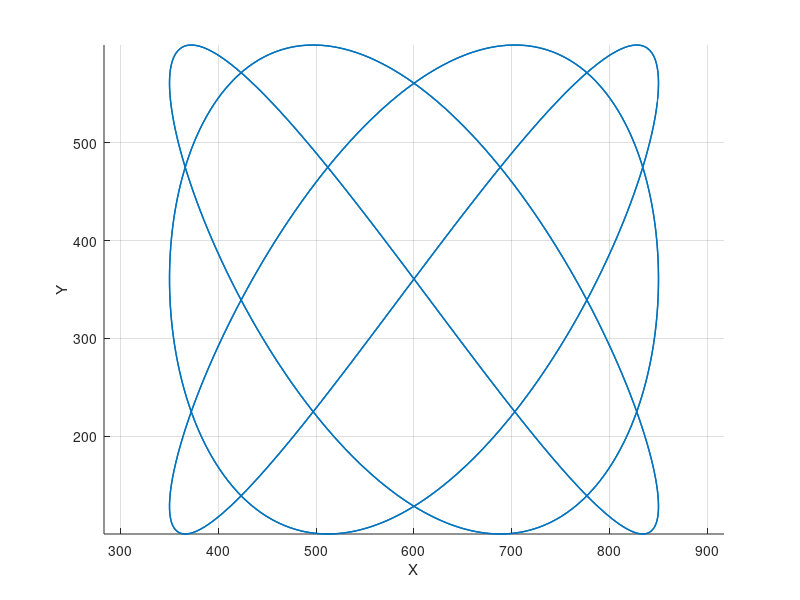

MATLAB code for this plot: (Note: this script raises an error after producing the figure.)
%% plot the desired paths
figure; axis equal; set(gcf,'color','w'); hold on; grid on; axis equal;
view(0,90);
xlabel('X'); ylabel('Y'); zlabel('Z')
hAxes = gca;

% desired path: projected trefoil knot
th = 0: 0.01: 4*pi;
height = 0;
gain=1; nx=3; ny=4; nz=7; betax=0.1; betay=0.7; betaz=0;
x = 250*cos(gain*nx*th+betax)+600;
y = 250*cos(gain*ny*th+betay)+350;
hold on;  
pltobj = plot3(x, y, height*ones(1, length(x)), 'LineWidth', 1);
xlabel('X'); ylabel('Y'); zlabel('W')
pz = zeros(size(px));

%% plot starting position
plot3(px(1), py(1), pz(1), 'bo', 'LineWidth', 1);

htraj = animatedline(hAxes, 'LineWidth', 2, 'MaximumNumPoints',Inf);
hpt = animatedline(hAxes, 'Color','blue', 'Marker', '.', 'MarkerSize', 20, 'MaximumNumPoints',Inf);
htri = animatedline(hAxes, 'MaximumNumPoints',Inf);
hvtr = animatedline(hAxes, 'Color','red', 'Marker', '.', 'MarkerSize', 20, 'MaximumNumPoints',Inf);  % "virtual target"
hnoi = animatedline(hAxes, 'Color', [0.5 0.5 0.5], 'Marker', '.', 'MarkerSize', 20, 'MaximumNumPoints',Inf);    % noise animation
%axis([300 900 0 600])
legend([pltobj, hpt, hnoi, hvtr], {'desired path', 'actual robot position', 'perceived robot position', 'desired trajectory point'}, 'Location','northeast')
legend('boxoff')

%% animation
expand = 0.1;
lenx=max(px)-min(px); leny=max(py)-min(py); lenz=max(pz)-min(pz);
xlim([min(px)-expand*lenx, max(px)+expand*lenx]); 
ylim([min(py)-expand*leny, 730]); 
numpoints = length(px);
drawnum = 500;
set(gcf, 'Position',  [700, 400, 600, 600])
pause(5)
for i = 1 : drawnum : numpoints-(drawnum-1)
    dis = sprintf("Time (s): %0.3f", time(i+(drawnum-1)));
    tt = text(hAxes, 280, 650, 0, dis);

    % trajectory 
    addpoints(htraj, px(i:i+(drawnum-1)), py(i:i+(drawnum-1)), pz(i:i+(drawnum-1)));
    % trajectory point
    addpoints(hpt, px(i+(drawnum-1)), py(i+(drawnum-1)), pz(i+(drawnum-1)));
    p1 = [px(i+(drawnum-1)); py(i+(drawnum-1)); pz(i+(drawnum-1))];
    vel = [cos(theta(i+(drawnum-1))); sin(theta(i+(drawnum-1))); 0];
    L = 40; 
    p1 = p1 - 0.433*L*vel/norm(vel);
    p = cal_tri_pts(p1, vel, L);		% get four points to draw a triangle and then draw it
    addpoints(htri, p(1,3), p(2,3), p(3,3));
    addpoints(htri, p(1,1), p(2,1), p(3,1));
    addpoints(htri, p(1,2), p(2,2), p(3,2));
    addpoints(htri, p(1,3), p(2,3), p(3,3));
    addpoints(htri, p(1,4), p(2,4), p(3,4));
    addpoints(htri, p(1,1), p(2,1), p(3,1));
    addpoints(hvtr, xd(i+(drawnum-1)), yd(i+(drawnum-1)), height);
    addpoints(hnoi, noise_px(i+(drawnum-1)), noise_py(i+(drawnum-1)), height)

    drawnow
    pause(0.01) 

    delete(tt)
    clearpoints(hpt)
    clearpoints(htri)
    clearpoints(hvtr)
    clearpoints(hnoi)
end


function p = cal_tri_pts(p1, v, L)
% input:    p1 -- the midpoint of one edge of a triangle; COLUMN vector
%           v  -- a velocity vector; pointing from p1 to a vertex; COLUMN vector
%           L  -- edge length of the triangle
% output:   p = [p1, p2, p3, p4] contaning the verteces of the triangle
%           p2, p3 and p4 (COLUMN vectors); p1 is the same as the input;
%
%                          p3
%                          *                     
%                         /|\
%                        / | \
%                       /  |  \
%                      /___|___\ 
%                     p4   p1   p2
%
    p3=p1+0.866*L*v/norm(v);
    solx = v(2)*(1/(v(1)^2 + v(2)^2))^(1/2);
    soly = -v(1)*(1/(v(1)^2 + v(2)^2))^(1/2);
    vv=double([solx;soly;0]);
    p2=p1+0.5*L*vv;
    p4=p1-0.5*L*vv;
    p=[p1, p2, p3, p4];
end